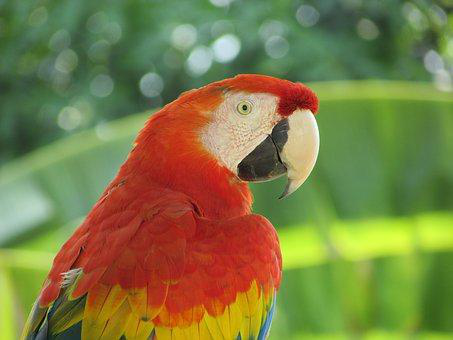
#> input picture images/parrot.png, 453 x 340 px
$ jupyter execute chap4.ipynb
#> lines starting #> are read from the running program, lines starting #| are printed output that depends on the picture
[cell 1]
import numpy as np
from skimage import data, img_as_float, img_as_ubyte, exposure, io, color
from skimage.io import imread
from skimage.exposure import cumulative_distribution
from skimage.restoration import denoise_bilateral, denoise_nl_means,estimate_sigma
from skimage.util import random_noise
from skimage.color import rgb2gray
from PIL import Image, ImageEnhance, ImageFilter
from scipy import ndimage, misc
import matplotlib.pylab as pylab

[cell 2]
# Định nghĩa hàm plot_image để hiển thị hình ảnh với tiêu đề
def plot_image(image, title=''):
    pylab.title(title, size=20)  # Đặt tiêu đề cho hình ảnh
    pylab.imshow(image)  # Hiển thị hình ảnh
    pylab.axis('off')  # Tắt hiển thị các trục

# Định nghĩa hàm plot_hist để hiển thị histogram của các kênh màu RGB
def plot_hist(r, g, b, title=''):
    # Chuyển đổi các kênh màu sang kiểu dữ liệu 8-bit unsigned byte
    r, g, b = img_as_ubyte(r), img_as_ubyte(g), img_as_ubyte(b)
    # Hiển thị histogram của kênh màu đỏ
    pylab.hist(np.array(r).ravel(), bins=256, range=(0, 256), color='r', alpha=0.5)
    # Hiển thị histogram của kênh màu xanh lá
    pylab.hist(np.array(g).ravel(), bins=256, range=(0, 256), color='g', alpha=0.5)
    # Hiển thị histogram của kênh màu xanh dương
    pylab.hist(np.array(b).ravel(), bins=256, range=(0, 256), color='b', alpha=0.5)
    pylab.xlabel('pixel value', size=20)  # Đặt nhãn trục x
    pylab.ylabel('frequency', size=20)  # Đặt nhãn trục y
    pylab.title(title, size=20)  # Đặt tiêu đề cho histogram

# Mở hình ảnh từ tệp
im = Image.open("images/parrot.png")
#> im is the input picture: PIL image 453x340 RGB; mean R, G, B 125.4, 124.4, 68.5

# Tách các kênh màu đỏ, xanh lá và xanh dương của hình ảnh
im_r, im_g, im_b = im.split()

# Sử dụng phong cách ggplot cho các biểu đồ
pylab.style.use('ggplot')

# Tạo một cửa sổ hiển thị với kích thước 15x5 inch
pylab.figure(figsize=(15,5))

# Hiển thị hình ảnh gốc trong subplot đầu tiên
pylab.subplot(121)
plot_image(im, 'original image')

# Hiển thị histogram của các kênh màu RGB trong subplot thứ hai
pylab.subplot(122)
plot_hist(im_r, im_g, im_b, 'histogram for RGB channels')

# Hiển thị toàn bộ hình ảnh với các subplot
pylab.show()
#> figure, not shown here; panel 2: tallest bar 1710 high, from x = 94 to 95; panel 2: tallest bar 1620 high, from x = 140 to 141; panel 2: tallest bar 2071 high, from x = 64 to 65

[cell 3]
# Áp dụng biến đổi logarithmic cho ảnh. Điều này giúp làm nổi bật các vùng tối của ảnh bằng cách
# mở rộng giá trị cường độ pixel.
# np.log(1 + i/255) được áp dụng cho từng pixel, trong đó i là cường độ pixel (0-255).
im = im.point(lambda i: 255 * np.log(1 + i / 255))
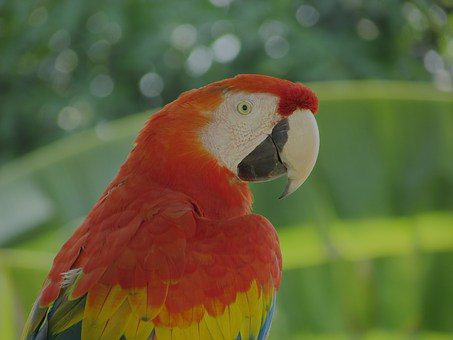
#> im: PIL image 453x340 RGB; mean R, G, B 100, 99, 58.9

# Tách ảnh thành các kênh màu RGB
# im_r, im_g, im_b sẽ chứa các kênh màu đỏ, xanh lá cây và xanh dương của ảnh đã được biến đổi.
im_r, im_g, im_b = im.split()
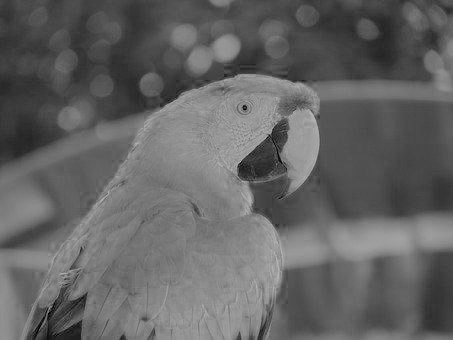
#> im_r: PIL image 453x340 L; min 0, max 177, mean 100
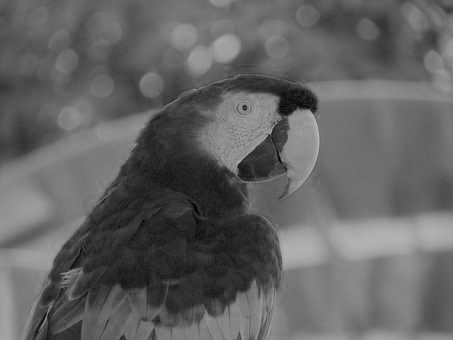
#> im_g: PIL image 453x340 L; min 0, max 177, mean 99
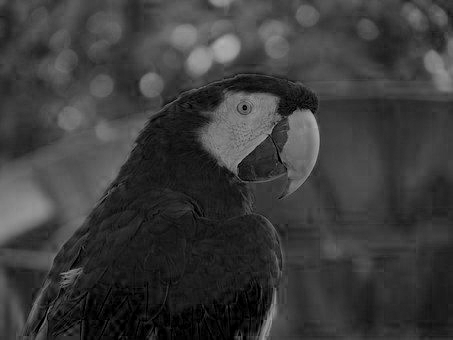
#> im_b: PIL image 453x340 L; min 0, max 176, mean 58.9

# Đặt kiểu đồ thị thành 'ggplot' để có giao diện lưới sạch hơn
pylab.style.use('ggplot')

# Tạo một khung hình với kích thước đã xác định
pylab.figure(figsize=(15, 5))

# Hiển thị ảnh đã qua biến đổi logarithmic
# subplot(121) chỉ định rằng ảnh này sẽ ở vị trí đầu tiên trong lưới 1x2 (1 hàng, 2 cột).
pylab.subplot(121)
plot_image(im, 'Ảnh sau biến đổi logarithmic')

# Hiển thị biểu đồ histogram của các kênh RGB
# subplot(122) sẽ đặt biểu đồ này ở vị trí thứ hai trong lưới 1x2.
pylab.subplot(122)
plot_hist(im_r, im_g, im_b, 'Histogram của các kênh RGB sau biến đổi logarithmic')

# Hiển thị toàn bộ đồ thị
pylab.show()
#> figure, not shown here; panel 2: tallest bar 3046 high, from x = 79 to 80; panel 2: tallest bar 3189 high, from x = 112 to 113; panel 2: tallest bar 3959 high, from x = 59 to 60

[cell 4]
# Đọc ảnh từ file 'images/earthfromsky.jpg' và chuyển đổi ảnh sang kiểu float
# (giá trị pixel trong khoảng [0, 1])
im = img_as_float(imread('images/earthfromsky.jpg'))
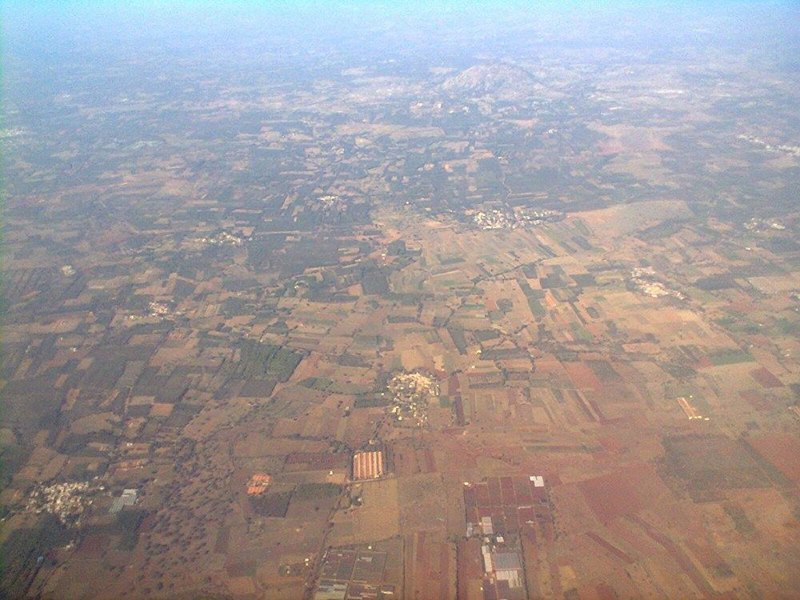
#> input picture images/earthfromsky.jpg, 800 x 600 px
#> im: shape (600, 800, 3) float64

# Thiết lập giá trị gamma cho phép biến đổi gamma (giá trị càng cao thì càng làm tối ảnh)
gamma = 5

# Áp dụng biến đổi gamma cho ảnh: mỗi pixel được nâng lên lũy thừa gamma
# im1 chứa ảnh đã được biến đổi gamma, giúp tăng độ tương phản ở các vùng tối
im1 = im ** gamma
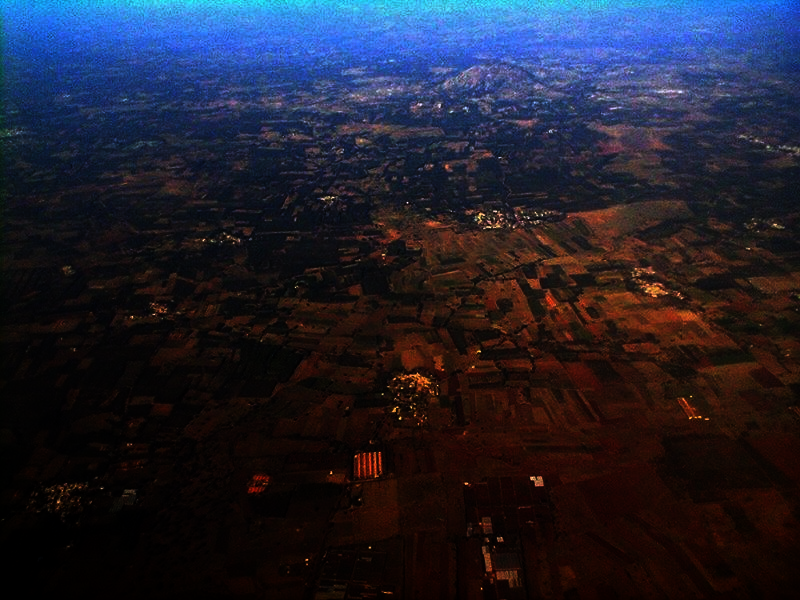
#> im1: shape (600, 800, 3) float64; mean R, G, B 0.128, 0.129, 0.187

# Đặt kiểu đồ thị là 'ggplot' để hiển thị đồ thị với phong cách ggplot
pylab.style.use('ggplot')

# Tạo một khung hình với kích thước 15x5 inch
pylab.figure(figsize=(15, 5))

# Hiển thị histogram của các kênh RGB của ảnh gốc (chưa qua biến đổi gamma)
# subplot(121) đặt biểu đồ này ở vị trí đầu tiên trong lưới 1x2 (1 hàng, 2 cột).
pylab.subplot(121)
plot_hist(im[..., 0], im[..., 1], im[..., 2], 'Histogram của các kênh RGB (input)')
#> call 3 of plot_hist, with title = 'Histogram của các kênh RGB (input)'
#> in plot_hist (call 3), `r, g, b = img_as_ubyte(r), img_as_ubyte(g), img_as_ubyte(b)`:
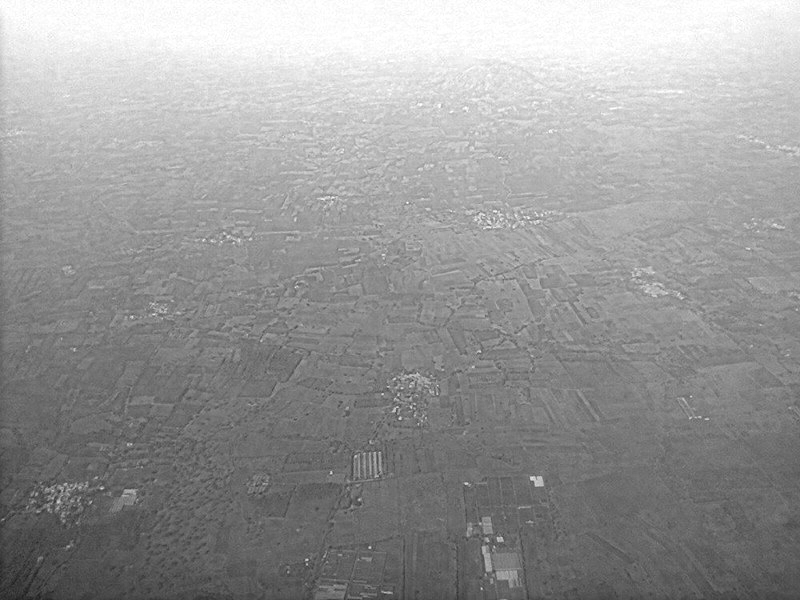
#> b: shape (600, 800); min 29, max 255, mean 152.4

# Hiển thị histogram của các kênh RGB của ảnh đã qua biến đổi gamma
# subplot(122) đặt biểu đồ này ở vị trí thứ hai trong lưới 1x2.
pylab.subplot(122)
plot_hist(im1[..., 0], im1[..., 1], im1[..., 2], 'Histogram của các kênh RGB (output)')
#> call 4 of plot_hist, with title = 'Histogram của các kênh RGB (output)'
#> in plot_hist (call 4), `r, g, b = img_as_ubyte(r), img_as_ubyte(g), img_as_ubyte(b)`:
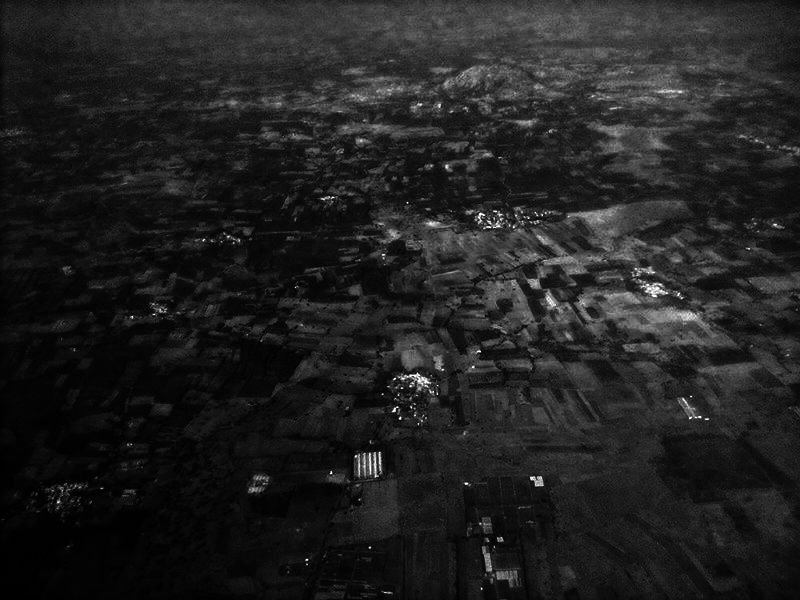
#> r: shape (600, 800); min 0, max 255, mean 32.6
#> in plot_hist (call 4), `r, g, b = img_as_ubyte(r), img_as_ubyte(g), img_as_ubyte(b)`:
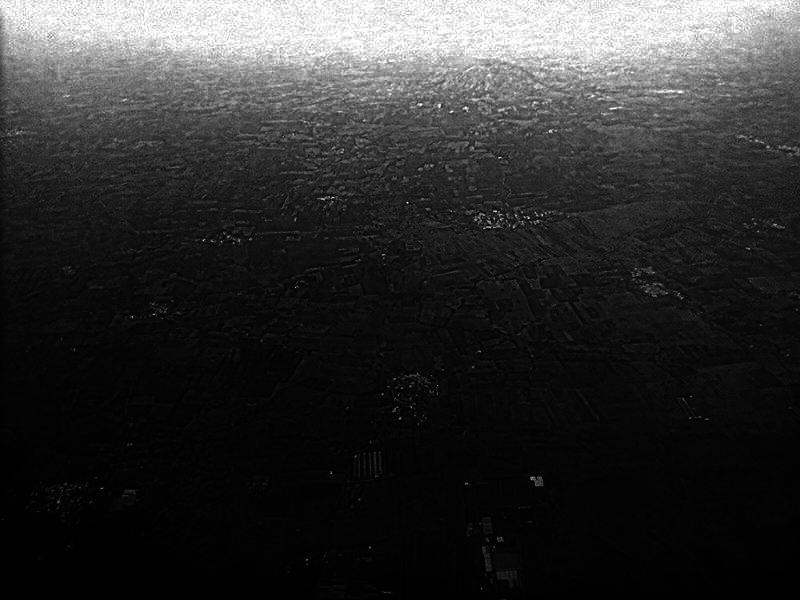
#> b: shape (600, 800); min 0, max 255, mean 47.7

# Hiển thị tất cả các biểu đồ và hình ảnh
pylab.show()
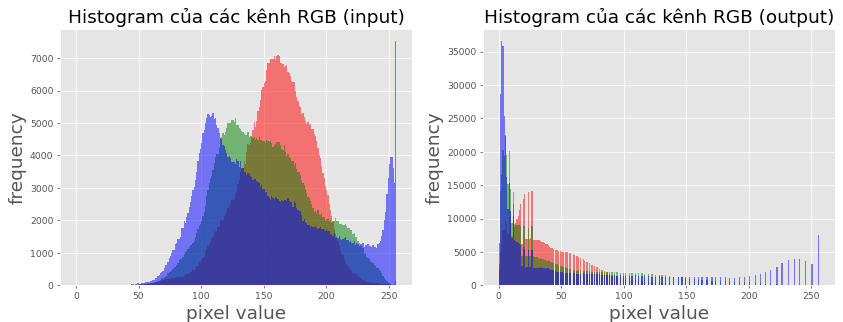
#> figure drawn by matplotlib, 2 panels; panel 1: tallest bar 7108 high, from x = 161 to 162; panel 1: tallest bar 5161 high, from x = 127 to 128; panel 1: tallest bar 7530 high, from x = 255 to 256; panel 2: tallest bar 14170 high, from x = 26 to 27
